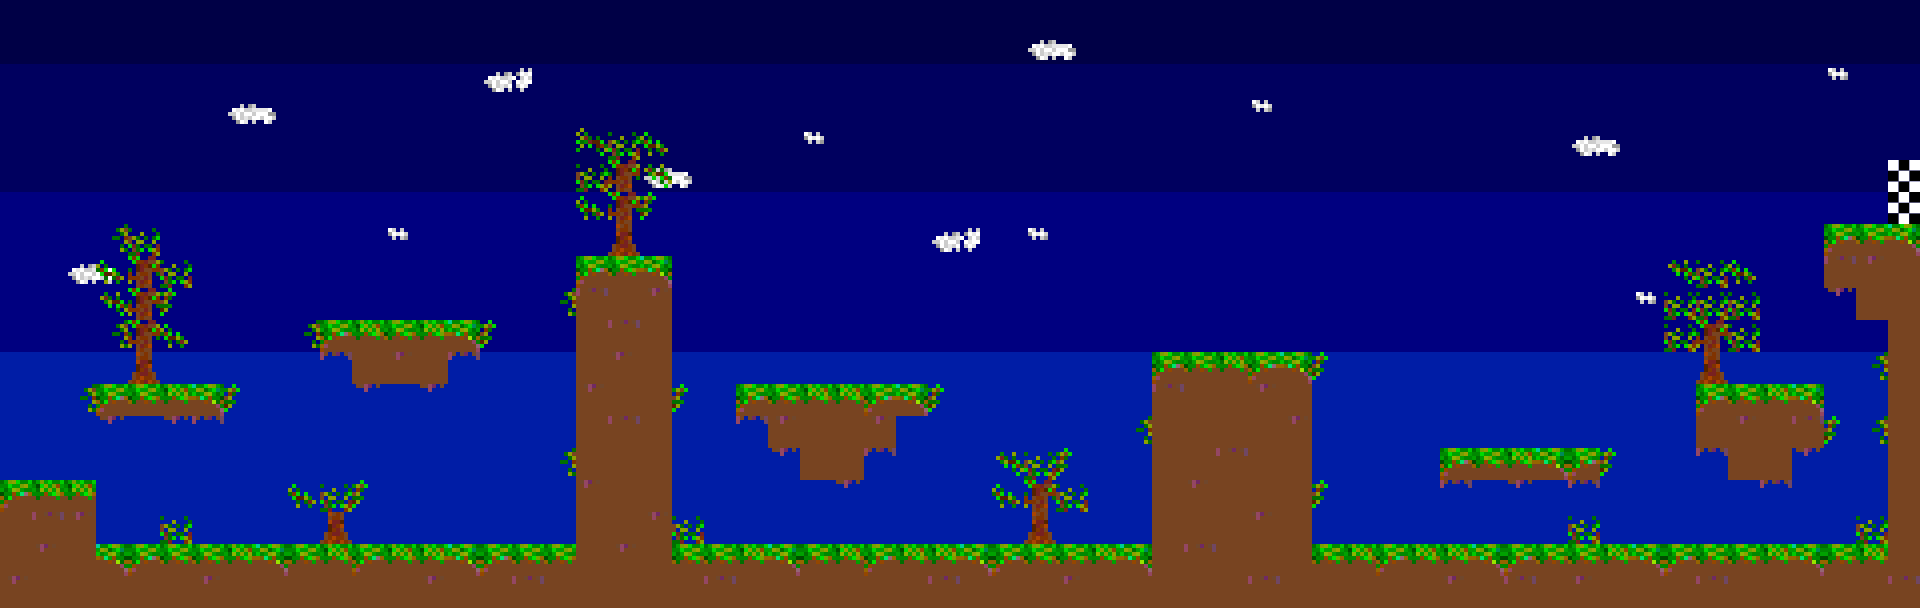

Rendered tile map (Tiled .tmx) drawn with the repository's tilesets; below, a short description and the map source with its tile grids summarised:
An orthogonal 60x19 tile map with 32x32 px tiles, 5 tile layers (World, TreesFront, Clouds, TreesBack, ...) and 1 object (Player).

<map version="1.10" tiledversion="1.10.1" orientation="orthogonal" renderorder="right-down" width="60" height="19" tilewidth="32" tileheight="32" infinite="0" nextlayerid="8" nextobjectid="2">
 <editorsettings>
  <export target="../../dist/assets/tilemaps/level1.json" format="json" />
 </editorsettings>
 <tileset firstgid="1" name="forest" tilewidth="32" tileheight="32" tilecount="36" columns="12">
  <image source="../../dist/assets/mapTiles.png" width="384" height="96" />
  <tile id="0">
   <properties>
    <property name="collides" type="bool" value="true" />
   </properties>
  </tile>
  <tile id="1">
   <properties>
    <property name="collides" type="bool" value="true" />
   </properties>
  </tile>
  <tile id="2">
   <properties>
    <property name="collides" type="bool" value="true" />
   </properties>
  </tile>
  <tile id="3">
   <properties>
    <property name="collides" type="bool" value="true" />
   </properties>
  </tile>
  <tile id="4">
   <properties>
    <property name="collides" type="bool" value="true" />
   </properties>
  </tile>
  <tile id="5">
   <properties>
    <property name="collides" type="bool" value="true" />
   </properties>
  </tile>
  <tile id="6">
   <properties>
    <property name="collides" type="bool" value="true" />
   </properties>
  </tile>
 </tileset>
 <layer id="1" name="World" width="60" height="19">
  <data>[1140 cells, 1140 non-empty, 11 distinct tile ids]</data>
 </layer>
 <layer id="3" name="TreesFront" width="60" height="19">
  <data>[1140 cells, 19 non-empty, 3 distinct tile ids]</data>
 </layer>
 <layer id="5" name="Clouds" width="60" height="19">
  <data>[1140 cells, 20 non-empty, 4 distinct tile ids]</data>
 </layer>
 <layer id="4" name="TreesBack" width="60" height="19">
  <data>[1140 cells, 47 non-empty, 10 distinct tile ids]</data>
 </layer>
 <layer id="6" name="Front" width="60" height="19">
  <data>[1140 cells, 53 non-empty, 3 distinct tile ids]</data>
 </layer>
 <objectgroup id="7" name="Entities">
  <object id="1" name="Player" x="46" y="459.333">
   <ellipse />
  </object>
 </objectgroup>
</map>
